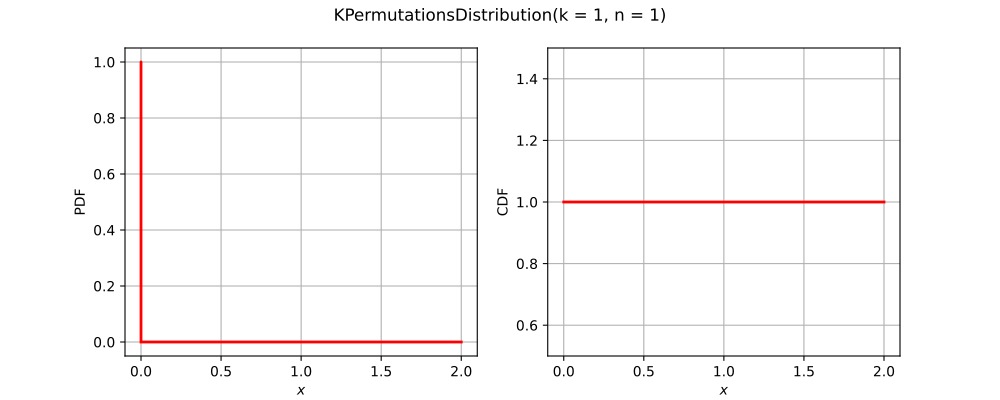

This figure's Python source:
import openturns as ot
from matplotlib import pyplot as plt
from openturns.viewer import View
title = None
if ot.KPermutationsDistribution().__class__.__name__ == 'Bernoulli':
    distribution = ot.Bernoulli(0.7)
elif ot.KPermutationsDistribution().__class__.__name__ == 'Binomial':
    distribution = ot.Binomial(5, 0.2)
elif ot.KPermutationsDistribution().__class__.__name__ == 'Hypergeometric':
    distribution = ot.Hypergeometric(10, 4, 7)
elif ot.KPermutationsDistribution().__class__.__name__ == 'CumulativeDistributionNetwork':
    coll = [ot.Normal(2),ot.Dirichlet([0.5, 1.0, 1.5])]
    distribution = ot.CumulativeDistributionNetwork(coll, ot.BipartiteGraph([[0,1], [0,1]]))
elif ot.KPermutationsDistribution().__class__.__name__ == 'Histogram':
    distribution = ot.Histogram([-1.0, 0.5, 1.0, 2.0], [0.45, 0.4, 0.15])
elif ot.KPermutationsDistribution().__class__.__name__ == 'KernelMixture':
    kernel = ot.Uniform()
    sample = ot.Normal().getSample(5)
    bandwidth = [1.0]
    distribution = ot.KernelMixture(kernel, bandwidth, sample)
elif ot.KPermutationsDistribution().__class__.__name__ == 'MaximumDistribution':
    coll = [ot.Uniform(2.5, 3.5), ot.LogUniform(1.0, 1.2), ot.Triangular(2.0, 3.0, 4.0)]
    distribution = ot.MaximumDistribution(coll)
elif ot.KPermutationsDistribution().__class__.__name__ == 'Multinomial':
    distribution = ot.Multinomial(5, [0.2])
elif ot.KPermutationsDistribution().__class__.__name__ == 'RandomMixture':
    coll = [ot.Triangular(0.0, 1.0, 5.0), ot.Uniform(-2.0, 2.0)]
    weights = [0.8, 0.2]
    cst = 3.0
    distribution = ot.RandomMixture(coll, weights, cst)
elif ot.KPermutationsDistribution().__class__.__name__ == 'TruncatedDistribution':
    distribution = ot.TruncatedDistribution(ot.Normal(2.0, 1.5), 1.0, 4.0)
elif ot.KPermutationsDistribution().__class__.__name__ == 'UserDefined':
    distribution = ot.UserDefined([[1.0], [2.0], [3.0]], [0.4, 0.5, 1.0])
elif ot.KPermutationsDistribution().__class__.__name__ == 'ZipfMandelbrot':
    distribution = ot.ZipfMandelbrot(10, 2.5, 0.3)
elif ot.KPermutationsDistribution().__class__.__name__ == 'Normal':
    cov = ot.CovarianceMatrix([[1.0, -0.5], [-0.5, 1.0]])
    distribution = ot.Normal([0.0, 0.0], cov)
    title = "Normal dist. with correlation coefficient {}".format(cov[0, 1])
else:
    distribution = ot.KPermutationsDistribution()

dimension = distribution.getDimension()
if title is None:
    title = str(distribution)[:100].split('\n')[0]
if dimension == 1:
    distribution.setDescription(['$x$'])
    pdf_graph = distribution.drawPDF()
    cdf_graph = distribution.drawCDF()
    fig = plt.figure(figsize=(10, 4))
    pdf_axis = fig.add_subplot(121)
    cdf_axis = fig.add_subplot(122)
    View(pdf_graph, figure=fig, axes=[pdf_axis], add_legend=False)
    View(cdf_graph, figure=fig, axes=[cdf_axis], add_legend=False)
    fig.suptitle(title)
elif dimension == 2:
    grid = ot.GridLayout(1, 2)
    pdf_graph = distribution.drawPDF()
    pdf_graph.setLegends([''])
    cdf_graph = distribution.drawCDF()
    cdf_graph.setLegends([''])
    grid.setGraph(0, 0, pdf_graph)
    grid.setGraph(0, 1, cdf_graph)
    grid.setTitle(title)
    fig = View(grid).getFigure()
    fig.axes[0].set_title('PDF')
    fig.axes[1].set_title('CDF')
